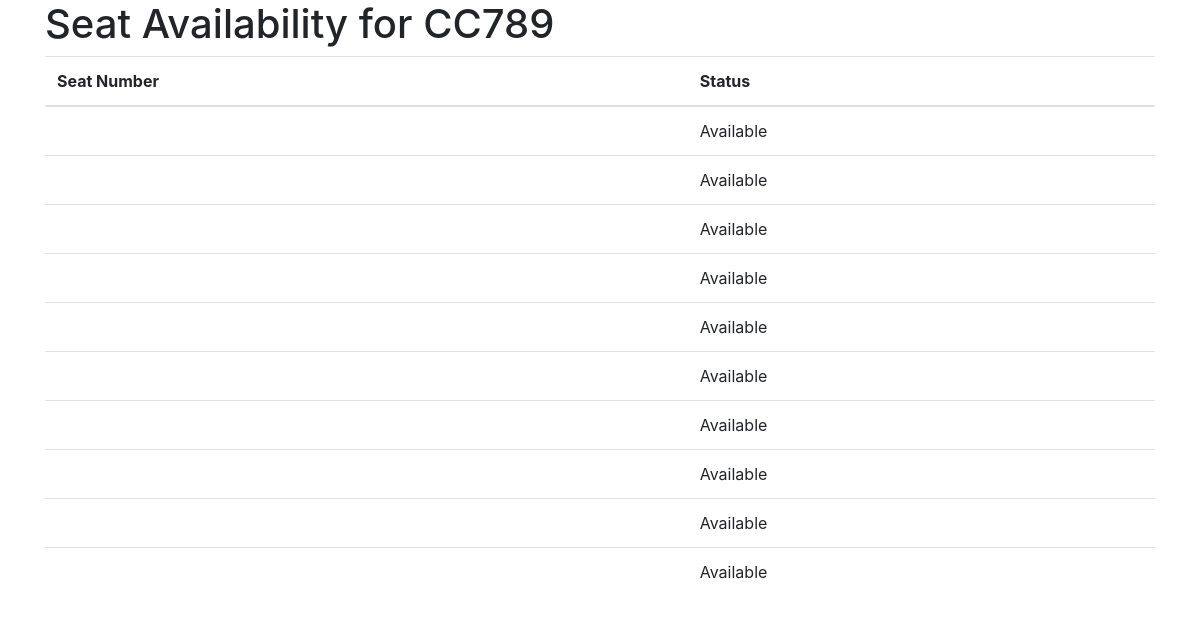
/flights/flight/3/seats/, run on the app's committed database.
### flights/models.py (models this page shows, shortened)
class Flight(models.Model):
    flight_number = models.CharField(max_length=20)
    origin = models.CharField(max_length=50)
    destination = models.CharField(max_length=50)
    departure_time = models.DateTimeField()
    arrival_time = models.DateTimeField()
    duration = models.DurationField(null=True, blank=True)
    aircraft = models.ForeignKey(Aircraft, on_delete=models.PROTECT, null=True)
    estado = models.CharField(
        max_length=20,
        choices=[
            ('scheduled', 'Scheduled'),
            ('on_time', 'On Time'),
            ('delayed', 'Delayed'),
            ('cancelled', 'Cancelled'),
            ('completed', 'Completed'),
        ],
        default='scheduled',
    )
    precio_base = models.DecimalField(max_digits=10, decimal_places=2, default=0.00)

class Seat(models.Model):
    flight = models.ForeignKey(Flight, on_delete=models.CASCADE)
    aircraft = models.ForeignKey(Aircraft, on_delete=models.CASCADE, null=True, blank=True)
    numero = models.CharField(max_length=10)
    fila = models.IntegerField(null=True, blank=True)
    columna = models.IntegerField(null=True, blank=True)
    tipo = models.CharField(max_length=20, default='economy')
    status = models.CharField(
        max_length=20,
        choices=[
            ('available', 'Available'),
            ('reserved', 'Reserved'),
            ('occupied', 'Occupied'),
        ],
        default='available',
    )

### flights/views.py (the view)
# urls.py: path('flight/<int:flight_id>/seats/', views.seat_availability, name='seat_availability'),
def seat_availability(request, flight_id):
    try:
        flight = services.get_flight_by_id(flight_id)
        seats = services.get_seats_by_flight(flight)
        return render(request, 'flights/seat_availability.html', {'flight': flight, 'seats': seats})
    except ObjectDoesNotExist:
        return render(request, 'flights/error.html', {'error_message': 'Flight not found'})
    except Exception as e:
        return render(request, 'flights/error.html', {'error_message': str(e)})

### flights/services.py (called while the page is built)
def get_flight_by_id(flight_id):
    return Flight.objects.get(pk=flight_id)

def get_seats_by_flight(flight):
    return Seat.objects.filter(flight=flight)

### flights/templates/flights/seat_availability.html (shortened to what this page needs)
<!DOCTYPE html>
<html>
<head>
    <link rel="stylesheet" href="https://stackpath.bootstrapcdn.com/bootstrap/4.5.2/css/bootstrap.min.css">
</head>
<body>
    <div class="container">
        <h1>Seat Availability for {{ flight.flight_number }}</h1>
        <table class="table">
            <thead>
                <tr>
                    <th>Seat Number</th>
                    <th>Status</th>
                </tr>
            </thead>
            <tbody>
                {% for seat in seats %}
                <tr>
                    <td>{{ seat.seat_number }}</td>
                    <td>{{ seat.get_status_display }}</td>
                </tr>
                {% endfor %}
            </tbody>
        </table>
    </div>
</body>
</html>

### data on the page
Flight: flight_number "CC789"
Seat: status "Available"
Seat: status "Available"
Seat: status "Available"
Seat: status "Available"
Seat: status "Available"
Seat: status "Available"
Seat: status "Available"
Seat: status "Available"
Seat: status "Available"
Seat: status "Available"
